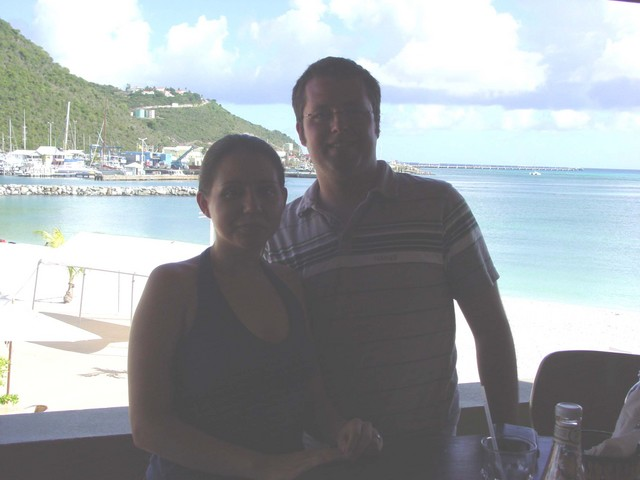
%> input picture MATLAB/poorcontrast.jpg, 640 x 480 px
$ octave contraststretchn5.m   (GNU Octave 9; MATLAB toolbox functions it lacks are replaced by stand-ins)
%> lines starting %> are read from the running program, lines starting %| are printed output that depends on the picture
r = 0:0.01:1;
m = 0.1;
E = 3;
s = 1./(1+ (m./(r+eps)).^E);

plot(r,s)
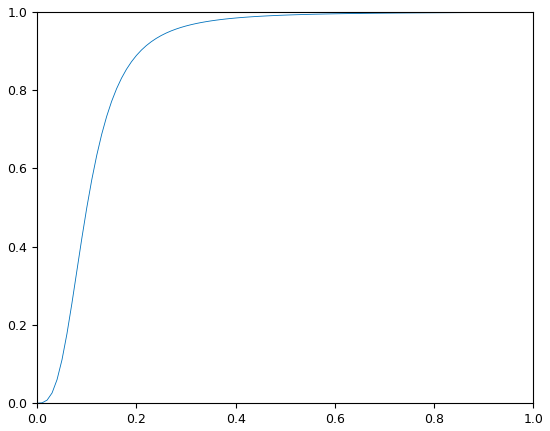
%> figure redrawn from the program's plot data; curve peaks at x = 1, y = 0.999

img= imread ('poorcontrast.jpg');
%> img is the input picture: size 480x640x3 uint8; mean R, G, B 158.6, 164.8, 167.6
gray= rgb2gray(img);
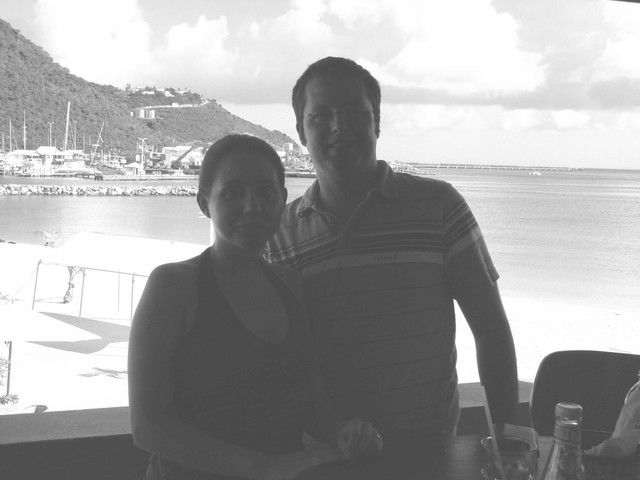
%> gray: size 480x640 uint8; min 68, max 255, mean 163.3
gray1= mat2gray(gray);
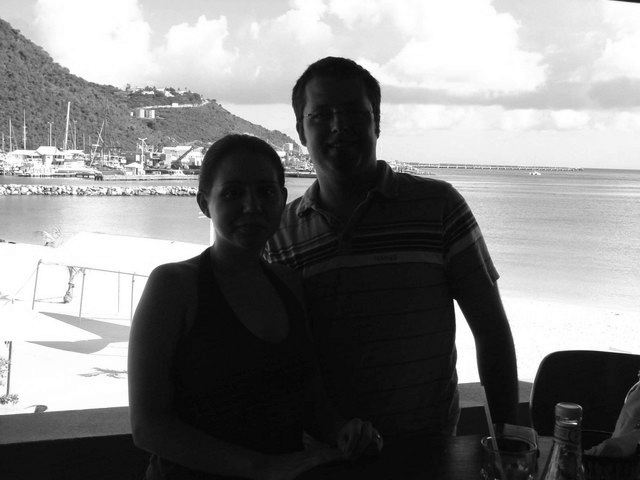
%> gray1: size 480x640 double; min 0, max 1, mean 0.509
f = 1./(1+ (m./(gray1+eps)).^E);
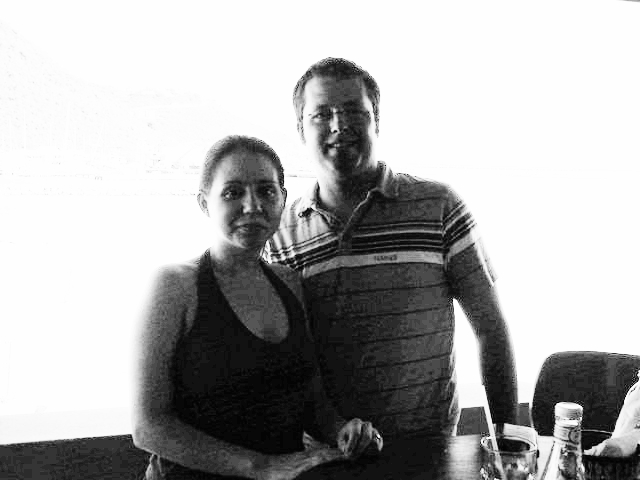
%> f: size 480x640 double; min 1.09e-44, max 0.999, mean 0.685
d=im2uint8(f);
figure
subplot(1,2,1);
imshow(gray);
subplot(1,2,2);
imshow(d);
